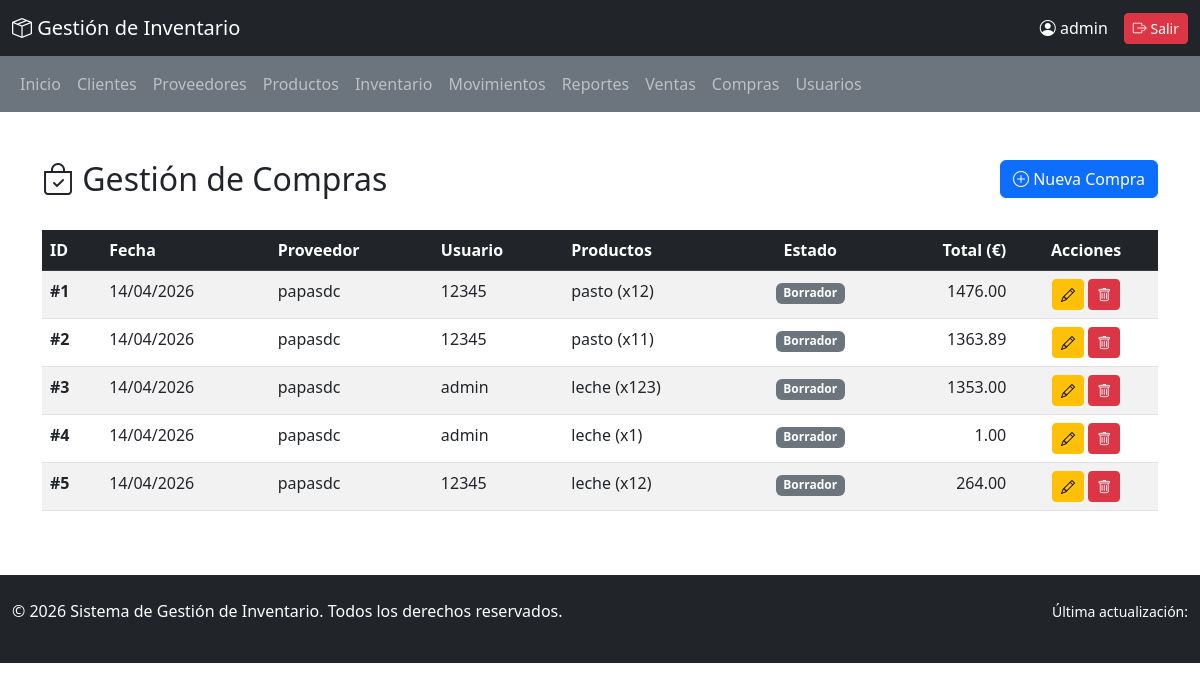
The page /compras/ (signed in) on the database its author committed.
### inventario/models.py (models this page shows, shortened)
class Compra(models.Model):
    ESTADO_COMPRA = [
        ('borrador', 'Borrador'),
        ('confirmada', 'Confirmada'),
        ('recibida', 'Recibida'),
        ('cancelada', 'Cancelada'),
    ]
    fecha_compra = models.DateField(auto_now_add=True)
    proveedor = models.ForeignKey(Proveedor, on_delete=models.CASCADE, related_name='compras')
    usuario = models.ForeignKey(User, on_delete=models.CASCADE, related_name='compras_realizadas')
    estado = models.CharField(max_length=20, choices=ESTADO_COMPRA, default='borrador')
    total = models.DecimalField(max_digits=12, decimal_places=2, default=0)
    class Meta:
        ordering = ['-fecha_compra']
        verbose_name = 'Compra'
        verbose_name_plural = 'Compras'
    def calcular_total(self):
        return sum(detalle.subtotal() for detalle in self.detalles.all())

class Proveedor(models.Model):
    nombre_proveedor = models.CharField(max_length=100)
    telefono = models.CharField(max_length=9)
    email = models.EmailField(unique=True)
    direccion = models.CharField(max_length=200)
    fecha_creacion = models.DateTimeField(auto_now_add=True)
    class Meta:
        ordering = ['nombre_proveedor']
        verbose_name = 'Proveedor'
        verbose_name_plural = 'Proveedores'

class DetalleCompra(models.Model):
    compra = models.ForeignKey(Compra, on_delete=models.CASCADE, related_name='detalles')
    producto = models.ForeignKey(Producto, on_delete=models.CASCADE, related_name='detalles_compra')
    cantidad = models.PositiveIntegerField()
    precio_compra = models.DecimalField(max_digits=10, decimal_places=2)
    class Meta:
        unique_together = ['compra', 'producto']
        verbose_name = 'Detalle Compra'
        verbose_name_plural = 'Detalles Compra'
    def subtotal(self):
        return self.cantidad * self.precio_compra

class Producto(models.Model):
    nombre_producto = models.CharField(max_length=100)
    codigo = models.CharField(max_length=50, unique=True)
    descripcion = models.TextField()
    precio = models.DecimalField(max_digits=10, decimal_places=2)
    stock = models.PositiveIntegerField(default=0)
    stock_minimo = models.PositiveIntegerField(default=0)
    fecha_creacion = models.DateTimeField(auto_now_add=True)
    activo = models.BooleanField(default=True)
    class Meta:
        ordering = ['nombre_producto']
        verbose_name = 'Producto'
        verbose_name_plural = 'Productos'

### inventario/views.py (the view)
# urls.py: path('compras/', views.ver_compras, name='ver_compras'),
@login_required(login_url='login')
@administrador_required
@require_http_methods(["GET"])
def ver_compras(request):
    compras = Compra.objects.all()
    contexto = {'compras': compras}
    return render(request, 'compras.html', contexto)

### inventario/views.py (called while the page is built)
def administrador_required(view_func):
    return user_passes_test(
        lambda u: u.is_authenticated and (
            u.is_superuser or
            (hasattr(u, 'perfil') and u.perfil.rol == 'administrador')
        ),
        login_url='login',
        redirect_field_name=None
    )(view_func)

### inventario/templates/compras.html (shortened to what this page needs)
{% extends 'base.html' %}
{% block content %}
<div class="container my-5">
    <div class="row mb-4">
        <div class="col-md-8">
            <h2><i class="bi bi-bag-check"></i> Gestión de Compras</h2>
        </div>
        <div class="col-md-4 text-end">
            <a href="{% url 'agregar_compra' %}" class="btn btn-primary">
                <i class="bi bi-plus-circle"></i> Nueva Compra
            </a>
        </div>
    </div>
    {% if compras %}
        <div class="table-responsive">
            <table class="table table-hover table-striped">
                <thead class="table-dark">
                    <tr>
                        <th>ID</th>
                        <th>Fecha</th>
                        <th>Proveedor</th>
                        <th>Usuario</th>
                        <th>Productos</th>
                        <th class="text-center">Estado</th>
                        <th class="text-end">Total (€)</th>
                        <th class="text-center">Acciones</th>
                    </tr>
                </thead>
                <tbody>
                    {% for compra in compras %}
                        <tr>
                            <td><strong>#{{ compra.id }}</strong></td>
                            <td>{{ compra.fecha_compra|date:"d/m/Y" }}</td>
                            <td>{{ compra.proveedor.nombre_proveedor }}</td>
                            <td>{{ compra.usuario.username }}</td>
                            <td>
                                {% for detalle in compra.detalles.all %}
                                    {{ detalle.producto.nombre_producto }} (x{{ detalle.cantidad }})
                                {% endfor %}
                            </td>
                            <td class="text-center">
                                {% if compra.estado == 'borrador' %}
                                    <span class="badge bg-secondary">Borrador</span>
                                {% elif compra.estado == 'confirmada' %}
                                    <span class="badge bg-info">Confirmada</span>
                                {% elif compra.estado == 'recibida' %}
                                    <span class="badge bg-success">Recibida</span>
                                {% else %}
                                    <span class="badge bg-danger">Cancelada</span>
                                {% endif %}
                            </td>
                            <td class="text-end">{{ compra.calcular_total }}</td>
                            <td class="text-center">
                                <a href="{% url 'editar_compra' compra.id %}" class="btn btn-sm btn-warning" title="Editar">
                                    <i class="bi bi-pencil"></i>
                                </a>
                                <a href="{% url 'eliminar_compra' compra.id %}" class="btn btn-sm btn-danger" title="Eliminar">
                                    <i class="bi bi-trash"></i>
                                </a>
                            </td>
                        </tr>
                    {% endfor %}
                </tbody>
            </table>
        </div>
    {% else %}
        <div class="alert alert-info text-center">
            <p>No hay compras registradas. <a href="{% url 'agregar_compra' %}" class="alert-link">Registrar una nueva</a></p>
        </div>
    {% endif %}
</div>
{% endblock %}

### inventario/templates/base.html (shortened to what this page needs)
<!DOCTYPE html>
<html lang="es">
<head>
    <link href="https://cdn.jsdelivr.net/npm/bootstrap@5.3.0/dist/css/bootstrap.min.css" rel="stylesheet">
    <link rel="stylesheet" href="https://cdn.jsdelivr.net/npm/bootstrap-icons@1.10.0/font/bootstrap-icons.css">
</head>
<body>
    <nav class="navbar navbar-dark bg-dark sticky-top">
        <div class="container-fluid">
            <span class="navbar-brand">
                <i class="bi bi-box-seam"></i> Gestión de Inventario
            </span>
            <div class="d-flex align-items-center gap-3">
                <span class="text-white">
                    <i class="bi bi-person-circle"></i> {{ user.username }}
                </span>
                <form method="post" action="{% url 'logout' %}" class="d-inline">
                    <button type="submit" class="btn btn-danger btn-sm">
                        <i class="bi bi-box-arrow-right"></i> Salir
                    </button>
                </form>
            </div>
        </div>
    </nav>
    <nav class="navbar navbar-expand-lg navbar-dark bg-secondary">
        <div class="container-fluid">
            <div class="collapse navbar-collapse show">
                <ul class="navbar-nav me-auto mb-2 mb-lg-0">
                    <li class="nav-item"><a class="nav-link" href="{% url 'inicio' %}">Inicio</a></li>
                    {% if user.is_staff or perms.inventario.view_cliente %}
                        <li class="nav-item"><a class="nav-link" href="{% url 'ver_clientes' %}">Clientes</a></li>
                    {% endif %}
                    {% if user.is_staff or perms.inventario.view_proveedor %}
                        <li class="nav-item"><a class="nav-link" href="{% url 'ver_proveedores' %}">Proveedores</a></li>
                    {% endif %}
                    {% if user.is_staff or perms.inventario.view_producto %}
                        <li class="nav-item"><a class="nav-link" href="{% url 'ver_productos' %}">Productos</a></li>
                        <li class="nav-item"><a class="nav-link" href="{% url 'consultar_inventario' %}">Inventario</a></li>
                    {% endif %}
                    {% if user.is_staff %}
                        <li class="nav-item"><a class="nav-link" href="{% url 'ver_movimientos' %}">Movimientos</a></li>
                        <li class="nav-item"><a class="nav-link" href="{% url 'ver_reportes' %}">Reportes</a></li>
                    {% endif %}
                    {% if user.is_staff or perms.inventario.view_venta %}
                        <li class="nav-item"><a class="nav-link" href="{% url 'ver_ventas' %}">Ventas</a></li>
                    {% endif %}
                    {% if user.is_staff or perms.inventario.view_compra %}
                        <li class="nav-item"><a class="nav-link" href="{% url 'ver_compras' %}">Compras</a></li>
                    {% endif %}
                    {% if user.is_authenticated and user.is_staff %}
                        <li class="nav-item"><a class="nav-link" href="{% url 'ver_usuarios' %}">Usuarios</a></li>
                    {% endif %}
                </ul>
            </div>
        </div>
    </nav>
    <main>
        {% block content %}{% endblock %}
    </main>
    <footer class="bg-dark text-white mt-5 py-4">
        <div class="container-fluid">
            <div class="row">
                <div class="col-md-6">
                    <p>&copy; 2026 Sistema de Gestión de Inventario. Todos los derechos reservados.</p>
                </div>
                <div class="col-md-6 text-end">
                    <small>Última actualización: {{ now|date:"d/m/Y H:i" }}</small>
                </div>
            </div>
        </div>
    </footer>
</body>
</html>

### rows shown on the page
Compra: id "1", fecha_compra "14/04/2026", proveedor.nombre_proveedor "papasdc", usuario.username "12345", estado "Borrador", calcular_total "1476.00"
DetalleCompra: producto.nombre_producto "pasto", cantidad "12"
Compra: id "2", fecha_compra "14/04/2026", proveedor.nombre_proveedor "papasdc", usuario.username "12345", estado "Borrador", calcular_total "1363.89"
DetalleCompra: producto.nombre_producto "pasto", cantidad "11"
Compra: id "3", fecha_compra "14/04/2026", proveedor.nombre_proveedor "papasdc", usuario.username "admin", estado "Borrador", calcular_total "1353.00"
DetalleCompra: producto.nombre_producto "leche", cantidad "123"
Compra: id "4", fecha_compra "14/04/2026", proveedor.nombre_proveedor "papasdc", usuario.username "admin", estado "Borrador", calcular_total "1.00"
DetalleCompra: producto.nombre_producto "leche", cantidad "1"
Compra: id "5", fecha_compra "14/04/2026", proveedor.nombre_proveedor "papasdc", usuario.username "12345", estado "Borrador", calcular_total "264.00"
DetalleCompra: producto.nombre_producto "leche", cantidad "12"

### other values the page prints
{{ user.username }} "admin"
